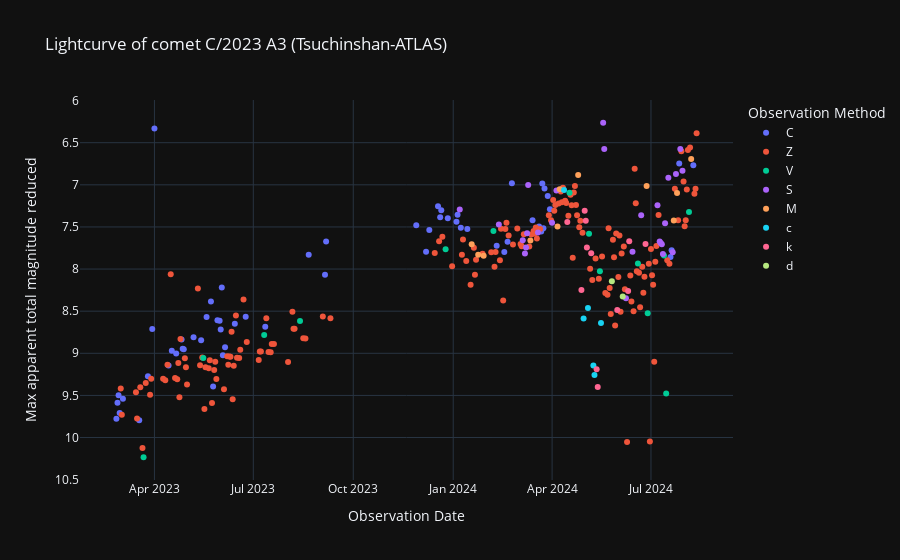

The code cell stored with this chart in its notebook:
### Code cell
# Curva de luz reducida
labels = {'obs_date':'Observation Date','magnitud_reducida':'Max apparent total magnitude reduced', 'obs_method_key' : 'Observation Method'}
fig = px.scatter(curva_de_luz_agrupada_df, x=curva_de_luz_agrupada_df.obs_date, y='magnitud_reducida', color='obs_method_key', template= 'plotly_dark', labels= labels, title='Lightcurve of comet C/2023 A3 (Tsuchinshan-ATLAS)')
fig.update_yaxes(autorange="reversed")
fig.show()

### Figure 1 — Plotly figure (JSON) as saved in the notebook; plotly's stock layout.template omitted (floating-point values rounded to 4 significant figures; data arrays with more than 128 entries replaced by an {"elided": "..."} marker saying what was removed)
{"data": [{"hovertemplate": "Observation Method=C<br>Observation Date=%{x}<br>Max apparent total magnitude reduced=%{y}<extra></extra>", "legendgroup": "C", "marker": {"color": "#636efa", "symbol": "circle"}, "mode": "markers", "name": "C", "orientation": "v", "showlegend": true, "type": "scatter", "x": ["2023-02-25T00:00:00", "2023-02-26T00:00:00", "2023-02-27T00:00:00", "2023-02-28T00:00:00", "2023-03-03T00:00:00", "2023-03-18T00:00:00", "2023-03-26T00:00:00", "2023-03-30T00:00:00", "2023-04-01T00:00:00", "2023-04-14T00:00:00", "2023-04-17T00:00:00", "2023-04-21T00:00:00", "2023-04-26T00:00:00", "2023-04-27T00:00:00", "2023-04-28T00:00:00", "2023-05-07T00:00:00", "2023-05-14T00:00:00", "2023-05-19T00:00:00", "2023-05-23T00:00:00", "2023-05-25T00:00:00", "2023-05-29T00:00:00", "2023-05-31T00:00:00", "2023-06-01T00:00:00", "2023-06-02T00:00:00", "2023-06-03T00:00:00", "2023-06-05T00:00:00", "2023-06-14T00:00:00", "2023-06-24T00:00:00", "2023-07-12T00:00:00", "2023-08-21T00:00:00", "2023-09-05T00:00:00", "2023-09-06T00:00:00", "2023-11-28T00:00:00", "2023-12-07T00:00:00", "2023-12-10T00:00:00", "2023-12-18T00:00:00", "2023-12-20T00:00:00", "2023-12-21T00:00:00", "2023-12-27T00:00:00", "2024-01-04T00:00:00", "2024-01-05T00:00:00", "2024-01-08T00:00:00", "2024-01-14T00:00:00", "2024-02-10T00:00:00", "2024-02-17T00:00:00", "2024-02-20T00:00:00", "2024-02-24T00:00:00", "2024-03-14T00:00:00", "2024-03-20T00:00:00", "2024-03-22T00:00:00", "2024-03-23T00:00:00", "2024-03-24T00:00:00", "2024-03-25T00:00:00", "2024-03-28T00:00:00", "2024-03-30T00:00:00", "2024-07-19T00:00:00", "2024-07-20T00:00:00", "2024-07-27T00:00:00", "2024-08-09T00:00:00"], "xaxis": "x", "y": [9.778, 9.588, 9.499, 9.709, 9.54, 9.794, 9.274, 8.712, 6.331, 9.146, 8.97, 9.001, 8.838, 8.945, 8.951, 8.808, 8.846, 8.569, 8.386, 9.393, 8.608, 8.614, 8.717, 8.22, 9.023, 8.929, 8.649, 8.565, 8.684, 7.831, 8.069, 7.672, 7.479, 7.796, 7.537, 7.254, 7.385, 7.301, 7.398, 7.437, 7.355, 7.51, 7.526, 7.722, 7.798, 7.676, 6.982, 7.419, 7.496, 7.555, 6.985, 7.514, 7.044, 7.133, 7.291, 7.857, 7.778, 6.747, 6.767], "yaxis": "y"}, {"hovertemplate": "Observation Method=Z<br>Observation Date=%{x}<br>Max apparent total magnitude reduced=%{y}<extra></extra>", "legendgroup": "Z", "marker": {"color": "#EF553B", "symbol": "circle"}, "mode": "markers", "name": "Z", "orientation": "v", "showlegend": true, "type": "scatter", "x": {"elided": "172 str values"}, "xaxis": "x", "y": {"elided": "172 float values"}, "yaxis": "y"}, {"hovertemplate": "Observation Method=V<br>Observation Date=%{x}<br>Max apparent total magnitude reduced=%{y}<extra></extra>", "legendgroup": "V", "marker": {"color": "#00cc96", "symbol": "circle"}, "mode": "markers", "name": "V", "orientation": "v", "showlegend": true, "type": "scatter", "x": ["2023-03-22T00:00:00", "2023-05-16T00:00:00", "2023-07-11T00:00:00", "2023-08-13T00:00:00", "2023-12-25T00:00:00", "2024-02-07T00:00:00", "2024-04-17T00:00:00", "2024-05-05T00:00:00", "2024-05-15T00:00:00", "2024-06-19T00:00:00", "2024-06-28T00:00:00", "2024-07-13T00:00:00", "2024-07-15T00:00:00", "2024-08-05T00:00:00"], "xaxis": "x", "y": [10.23, 9.055, 8.783, 8.617, 7.765, 7.549, 7.093, 7.581, 8.027, 7.935, 8.525, 7.84, 9.476, 7.322], "yaxis": "y"}, {"hovertemplate": "Observation Method=S<br>Observation Date=%{x}<br>Max apparent total magnitude reduced=%{y}<extra></extra>", "legendgroup": "S", "marker": {"color": "#ab63fa", "symbol": "circle"}, "mode": "markers", "name": "S", "orientation": "v", "showlegend": true, "type": "scatter", "x": ["2024-01-07T00:00:00", "2024-02-12T00:00:00", "2024-03-05T00:00:00", "2024-03-07T00:00:00", "2024-03-08T00:00:00", "2024-03-09T00:00:00", "2024-03-10T00:00:00", "2024-03-19T00:00:00", "2024-04-01T00:00:00", "2024-04-05T00:00:00", "2024-05-18T00:00:00", "2024-05-19T00:00:00", "2024-06-08T00:00:00", "2024-06-14T00:00:00", "2024-06-22T00:00:00", "2024-07-07T00:00:00", "2024-07-09T00:00:00", "2024-07-10T00:00:00", "2024-07-11T00:00:00", "2024-07-12T00:00:00", "2024-07-14T00:00:00", "2024-07-17T00:00:00", "2024-07-21T00:00:00", "2024-07-24T00:00:00", "2024-07-28T00:00:00", "2024-07-30T00:00:00"], "xaxis": "x", "y": [7.292, 7.471, 7.659, 7.816, 7.745, 7.573, 7.002, 7.566, 7.45, 7.066, 6.263, 6.574, 8.347, 7.793, 7.362, 7.242, 7.672, 7.689, 7.705, 7.822, 7.457, 6.916, 7.801, 6.871, 6.575, 6.832], "yaxis": "y"}, {"hovertemplate": "Observation Method=M<br>Observation Date=%{x}<br>Max apparent total magnitude reduced=%{y}<extra></extra>", "legendgroup": "M", "marker": {"color": "#FFA15A", "symbol": "circle"}, "mode": "markers", "name": "M", "orientation": "v", "showlegend": true, "type": "scatter", "x": ["2024-01-18T00:00:00", "2024-01-24T00:00:00", "2024-01-29T00:00:00", "2024-03-12T00:00:00", "2024-04-06T00:00:00", "2024-04-08T00:00:00", "2024-04-25T00:00:00", "2024-06-27T00:00:00", "2024-07-22T00:00:00", "2024-07-25T00:00:00", "2024-08-07T00:00:00"], "xaxis": "x", "y": [7.705, 7.831, 7.841, 7.661, 7.494, 7.051, 6.882, 7.013, 7.423, 7.096, 6.693], "yaxis": "y"}, {"hovertemplate": "Observation Method=c<br>Observation Date=%{x}<br>Max apparent total magnitude reduced=%{y}<extra></extra>", "legendgroup": "c", "marker": {"color": "#19d3f3", "symbol": "circle"}, "mode": "markers", "name": "c", "orientation": "v", "showlegend": true, "type": "scatter", "x": ["2024-04-12T00:00:00", "2024-04-30T00:00:00", "2024-05-04T00:00:00", "2024-05-09T00:00:00", "2024-05-10T00:00:00", "2024-05-16T00:00:00"], "xaxis": "x", "y": [7.061, 8.588, 8.462, 9.145, 9.259, 8.64], "yaxis": "y"}, {"hovertemplate": "Observation Method=k<br>Observation Date=%{x}<br>Max apparent total magnitude reduced=%{y}<extra></extra>", "legendgroup": "k", "marker": {"color": "#FF6692", "symbol": "circle"}, "mode": "markers", "name": "k", "orientation": "v", "showlegend": true, "type": "scatter", "x": ["2024-04-15T00:00:00", "2024-04-28T00:00:00", "2024-05-01T00:00:00", "2024-05-02T00:00:00", "2024-05-03T00:00:00", "2024-05-07T00:00:00", "2024-05-12T00:00:00", "2024-05-13T00:00:00", "2024-05-31T00:00:00", "2024-06-10T00:00:00", "2024-06-11T00:00:00", "2024-06-26T00:00:00"], "xaxis": "x", "y": [7.442, 8.248, 7.307, 7.426, 7.744, 7.813, 9.188, 9.401, 8.486, 8.261, 7.669, 7.703], "yaxis": "y"}, {"hovertemplate": "Observation Method=d<br>Observation Date=%{x}<br>Max apparent total magnitude reduced=%{y}<extra></extra>", "legendgroup": "d", "marker": {"color": "#B6E880", "symbol": "circle"}, "mode": "markers", "name": "d", "orientation": "v", "showlegend": true, "type": "scatter", "x": ["2024-05-26T00:00:00", "2024-06-05T00:00:00"], "xaxis": "x", "y": [8.143, 8.325], "yaxis": "y"}], "layout": {"legend": {"title": {"text": "Observation Method"}, "tracegroupgap": 0}, "title": {"text": "Lightcurve of comet C/2023 A3 (Tsuchinshan-ATLAS)"}, "xaxis": {"anchor": "y", "domain": [0, 1], "title": {"text": "Observation Date"}}, "yaxis": {"anchor": "x", "autorange": "reversed", "domain": [0, 1], "title": {"text": "Max apparent total magnitude reduced"}}}}
